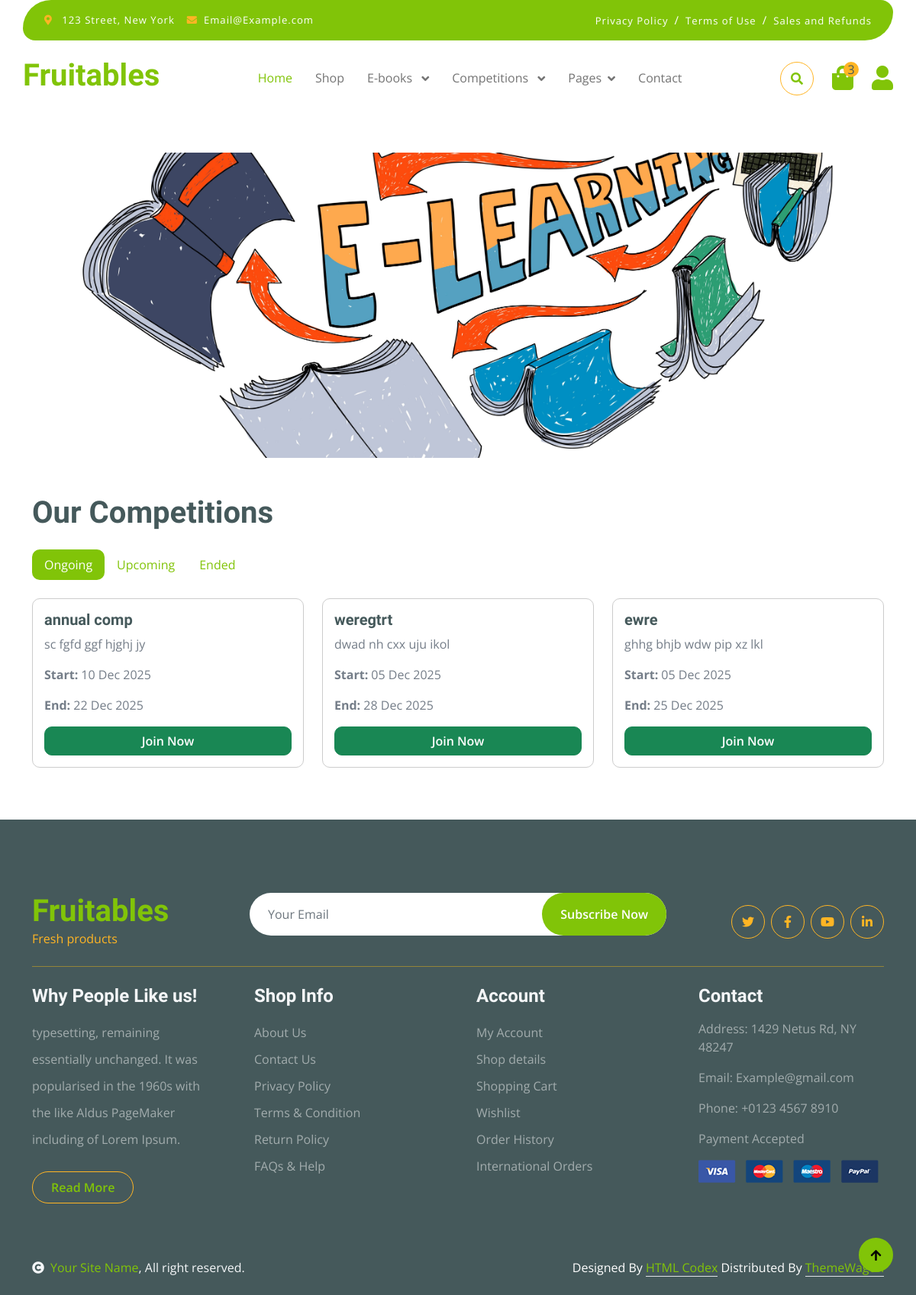
Screenshot of /fruitables/competitions.php with the database file from the repository.
### tables this page shows
CREATE TABLE `categories` (
  `id` int(11) NOT NULL,
  `category_name` varchar(120) NOT NULL
);

CREATE TABLE `competitions` (
  `id` int(11) NOT NULL,
  `title` varchar(255) DEFAULT NULL,
  `type` varchar(100) NOT NULL,
  `start_datetime` datetime DEFAULT NULL,
  `end_datetime` datetime DEFAULT NULL,
  `description` text DEFAULT NULL,
  `image` varchar(255) DEFAULT NULL,
  `first_prize` varchar(255) DEFAULT NULL,
  `second_prize` varchar(100) DEFAULT NULL,
  `third_prize` varchar(100) DEFAULT NULL,
  `created_at` timestamp NOT NULL DEFAULT current_timestamp(),
  `max_participants` int(11) DEFAULT 100,
  `timer_duration` int(11) DEFAULT 0 COMMENT 'For essay: 3 hours in minutes (180)',
  `winner_user_id` int(11) DEFAULT NULL,
  `winner_announced_date` date DEFAULT NULL
);

### fruitables/competitions.php (the view, shortened to what this page needs)
<?php
include('includes/nav.php');
$ongoing = mysqli_query($con, "SELECT * FROM competitions WHERE start_datetime <= NOW() AND end_datetime >= NOW() ORDER BY start_datetime DESC");
?>
<div class="container mt-0 comp">
<div class="competition-banner" style="
    width: 100%;
    height: 50vh;
    background: url('img/comp-banner.jpg') center/cover no-repeat;
    display: flex;
    justify-content: center;
    align-items: center;
"></div>
    <h1 class="mb-4 mt-5">Our Competitions</h1>
    <ul class="nav nav-pills mb-4" id="competitionTabs" role="tablist">
        <li class="nav-item">
            <button class="nav-link active" id="ongoing-tab" data-bs-toggle="pill" data-bs-target="#ongoing" type="button">Ongoing</button>
        </li>
        <li class="nav-item">
            <button class="nav-link" id="upcoming-tab" data-bs-toggle="pill" data-bs-target="#upcoming" type="button">Upcoming</button>
        </li>
        <li class="nav-item">
            <button class="nav-link" id="ended-tab" data-bs-toggle="pill" data-bs-target="#ended" type="button">Ended</button>
        </li>
    </ul>
    <div class="tab-content">
        <div class="tab-pane fade show active" id="ongoing">
            <div class="row">
            <?php if(mysqli_num_rows($ongoing) > 0) {
                while($comp = mysqli_fetch_assoc($ongoing)) { ?>
                    <div class="col-md-6 col-lg-4">
                        <div class="competition-card">
                            <div class="card-body">
                                <h5><?= $comp['title'] ?></h5>
                                <p><?= $comp['description'] ?></p>
                                <p><strong>Start:</strong> <?= date("d M Y", strtotime($comp['start_datetime'])) ?></p>
                                <p><strong>End:</strong> <?= date("d M Y", strtotime($comp['end_datetime'])) ?></p>
                                <a href="competition_details.php?id=<?= $comp['id'] ?>" class="btn btn-success w-100">Join Now</a>
                            </div>
                        </div>
                    </div>
            <?php } } else { echo "<p class='text-muted'>No ongoing competitions.</p>"; } ?>
            </div>
        </div>
    </div>
</div>
<?php
include('includes/footer.php');
?>

### fruitables/includes/nav.php (shortened to what this page needs)
<?php
include('connection.php');
?>
<!DOCTYPE html>
<html lang="en">
<head>
    <link rel="stylesheet" href="https://use.fontawesome.com/releases/v5.15.4/css/all.css" />
    <link href="https://cdn.jsdelivr.net/npm/bootstrap-icons@1.4.1/font/bootstrap-icons.css" rel="stylesheet">
    <link href="lib/lightbox/css/lightbox.min.css" rel="stylesheet">
    <link href="lib/owlcarousel/assets/owl.carousel.min.css" rel="stylesheet">
    <link href="css/bootstrap.min.css" rel="stylesheet">
    <link href="css/style.css" rel="stylesheet">
</head>
<body>
    <div class="container-fluid fixed-top">
        <div class="container topbar bg-primary d-none d-lg-block">
            <div class="d-flex justify-content-between">
                <div class="top-info ps-2">
                    <small class="me-3"><i class="fas fa-map-marker-alt me-2 text-secondary"></i> <a href="#"
                            class="text-white">123 Street, New York</a></small>
                    <small class="me-3"><i class="fas fa-envelope me-2 text-secondary"></i><a href="#"
                            class="text-white">Email@Example.com</a></small>
                </div>
                <div class="top-link pe-2">
                    <a href="#" class="text-white"><small class="text-white mx-2">Privacy Policy</small>/</a>
                    <a href="#" class="text-white"><small class="text-white mx-2">Terms of Use</small>/</a>
                    <a href="#" class="text-white"><small class="text-white ms-2">Sales and Refunds</small></a>
                </div>
            </div>
        </div>
        <div class="container px-0">
            <nav class="navbar navbar-light bg-white navbar-expand-xl">
                <a href="index.php" class="navbar-brand">
                    <h1 class="text-primary display-6">Fruitables</h1>
                </a>
                <div class="collapse navbar-collapse bg-white" id="navbarCollapse">
                    <div class="navbar-nav mx-auto">
                        <a href="index.php" class="nav-item nav-link active">Home</a>
                        <a href="shop.php" class="nav-item nav-link">Shop</a>
                        <?php
                        $cat_sql = "SELECT * FROM categories ORDER BY category_name desc";
                        $cat_run = mysqli_query($con, $cat_sql);
                        while($cat = mysqli_fetch_assoc($cat_run)){
                        ?>
                        <div class="nav-item dropdown">
                            <a href="#" class="nav-link dropdown-toggle" data-bs-toggle="dropdown">
                                <?php echo $cat['category_name']; ?>
                            </a>
                        </div>
                        <?php } ?>
                        <div class="nav-item dropdown">
                            <a href="#" class="nav-link dropdown-toggle" data-bs-toggle="dropdown">Pages</a>
                        </div>
                        <a href="contact.php" class="nav-item nav-link">Contact</a>
                    </div>
                    <div class="d-flex m-3 me-0">
                        <button
                            class="btn-search btn border border-secondary btn-md-square rounded-circle bg-white me-4"
                            data-bs-toggle="modal" data-bs-target="#searchModal"><i
                                class="fas fa-search text-primary"></i></button>
                        <a href="#" class="position-relative me-4 my-auto">
                            <i class="fa fa-shopping-bag fa-2x"></i>
                            <span
                                class="position-absolute bg-secondary rounded-circle d-flex align-items-center justify-content-center text-dark px-1"
                                style="top: -5px; left: 15px; height: 20px; min-width: 20px;">3</span>
                        </a>
                        <a href="#" class="my-auto">
                            <i class="fas fa-user fa-2x"></i>
                        </a>
                    </div>
                </div>
            </nav>
        </div>
    </div>

### fruitables/includes/footer.php (shortened to what this page needs)
<div class="container-fluid bg-dark text-white-50 footer pt-5 mt-5">
    <div class="container py-5">
        <div class="pb-4 mb-4" style="border-bottom: 1px solid rgba(226, 175, 24, 0.5) ;">
            <div class="row g-4">
                <div class="col-lg-3">
                    <a href="#">
                        <h1 class="text-primary mb-0">Fruitables</h1>
                        <p class="text-secondary mb-0">Fresh products</p>
                    </a>
                </div>
                <div class="col-lg-6">
                    <div class="position-relative mx-auto">
                        <input class="form-control border-0 w-100 py-3 px-4 rounded-pill" type="number"
                            placeholder="Your Email">
                        <button type="submit"
                            class="btn btn-primary border-0 border-secondary py-3 px-4 position-absolute rounded-pill text-white"
                            style="top: 0; right: 0;">Subscribe Now</button>
                    </div>
                </div>
                <div class="col-lg-3">
                    <div class="d-flex justify-content-end pt-3">
                        <a class="btn  btn-outline-secondary me-2 btn-md-square rounded-circle" href=""><i
                                class="fab fa-twitter"></i></a>
                        <a class="btn btn-outline-secondary me-2 btn-md-square rounded-circle" href=""><i
                                class="fab fa-facebook-f"></i></a>
                        <a class="btn btn-outline-secondary me-2 btn-md-square rounded-circle" href=""><i
                                class="fab fa-youtube"></i></a>
                        <a class="btn btn-outline-secondary btn-md-square rounded-circle" href=""><i
                                class="fab fa-linkedin-in"></i></a>
                    </div>
                </div>
            </div>
        </div>
        <div class="row g-5">
            <div class="col-lg-3 col-md-6">
                <div class="footer-item">
                    <h4 class="text-light mb-3">Why People Like us!</h4>
                    <p class="mb-4">typesetting, remaining essentially unchanged. It was
                        popularised in the 1960s with the like Aldus PageMaker including of Lorem Ipsum.</p>
                    <a href="" class="btn border-secondary py-2 px-4 rounded-pill text-primary">Read More</a>
                </div>
            </div>
            <div class="col-lg-3 col-md-6">
                <div class="d-flex flex-column text-start footer-item">
                    <h4 class="text-light mb-3">Shop Info</h4>
                    <a class="btn-link" href="">About Us</a>
                    <a class="btn-link" href="">Contact Us</a>
                    <a class="btn-link" href="">Privacy Policy</a>
                    <a class="btn-link" href="">Terms & Condition</a>
                    <a class="btn-link" href="">Return Policy</a>
                    <a class="btn-link" href="">FAQs & Help</a>
                </div>
            </div>
            <div class="col-lg-3 col-md-6">
                <div class="d-flex flex-column text-start footer-item">
                    <h4 class="text-light mb-3">Account</h4>
                    <a class="btn-link" href="">My Account</a>
                    <a class="btn-link" href="">Shop details</a>
                    <a class="btn-link" href="">Shopping Cart</a>
                    <a class="btn-link" href="">Wishlist</a>
                    <a class="btn-link" href="">Order History</a>
                    <a class="btn-link" href="">International Orders</a>
                </div>
            </div>
            <div class="col-lg-3 col-md-6">
                <div class="footer-item">
                    <h4 class="text-light mb-3">Contact</h4>
                    <p>Address: 1429 Netus Rd, NY 48247</p>
                    <p>Email: Example@gmail.com</p>
                    <p>Phone: +0123 4567 8910</p>
                    <p>Payment Accepted</p>
                    <img src="img/payment.png" class="img-fluid" alt="">
                </div>
            </div>
        </div>
    </div>
</div>
<div class="container-fluid copyright bg-dark py-4">
    <div class="container">
        <div class="row">
            <div class="col-md-6 text-center text-md-start mb-3 mb-md-0">
                <span class="text-light"><a href="#"><i class="fas fa-copyright text-light me-2"></i>Your Site
                        Name</a>, All right reserved.</span>
            </div>
            <div class="col-md-6 my-auto text-center text-md-end text-white">
                Designed By <a class="border-bottom" href="https://htmlcodex.com">HTML Codex</a> Distributed By <a
                    class="border-bottom" href="https://themewagon.com">ThemeWagon</a>
            </div>
        </div>
    </div>
</div>
<a href="#" class="btn btn-primary border-3 border-primary rounded-circle back-to-top"><i
        class="fa fa-arrow-up"></i></a>
</body>
</html>

### fruitables/css/style.css (style rules this page uses)
.back-to-top { position: fixed; right: 30px; bottom: 30px; display: flex; width: 45px; height: 45px; align-items: center; justify-content: center; transition: 0.5s; z-index: 99; }
.btn { font-weight: 600; transition: .5s; }
.btn-md-square { width: 44px; height: 44px; }
.btn-square, .btn-sm-square, .btn-md-square, .btn-lg-square { padding: 0; display: flex; align-items: center; justify-content: center; font-weight: normal; }
.btn.border-secondary { transition: 0.5s; }
.fixed-top { transition: 0.5s; background: var(--bs-white); border: 0; }
.topbar { padding: 20px; border-radius: 230px 100px; }
.topbar .top-info { font-size: 15px; line-height: 0; letter-spacing: 1px; display: flex; align-items: center; }
.topbar .top-link { font-size: 15px; line-height: 0; letter-spacing: 1px; display: flex; align-items: center; }
.topbar .top-link a { letter-spacing: 1px; }
.navbar .navbar-nav .nav-link { padding: 10px 15px; font-size: 16px; transition: .5s; }
.navbar { height: 100px; border-bottom: 1px solid rgba(255, 255, 255, .1); z-index: 666; }
.navbar .navbar-nav .nav-link:hover, .navbar .navbar-nav .nav-link.active, .fixed-top.bg-white .navbar .navbar-nav .nav-link:hover, .fixed-top.bg-white .navbar .navbar-nav .nav-link.active { color: var(--bs-primary); }
.navbar .dropdown-toggle::after { border: none; content: "\f107"; font-family: "Font Awesome 5 Free"; font-weight: 700; vertical-align: middle; margin-left: 8px; }
.footer .footer-item .btn-link { line-height: 35px; color: rgba(255, 255, 255, .5); transition: 0.5s; }
.footer .footer-item p.mb-4 { line-height: 35px; }
.comp { padding-top: 200px; }
.competition-card { border: 1px solid #ccc; border-radius: 10px; overflow: hidden; margin-bottom: 20px; }
.competition-card .card-body { padding: 15px; }

### rows the page displays
categories: category_name "E-books"
categories: category_name "Competitions"
competitions: title "annual comp", description "sc fgfd ggf hjghj jy", start_datetime "10 Dec 2025", end_datetime "22 Dec 2025"
competitions: title "weregtrt", description "dwad nh cxx uju ikol", start_datetime "05 Dec 2025", end_datetime "28 Dec 2025"
competitions: title "ewre", description "ghhg bhjb wdw pip xz lkl", start_datetime "05 Dec 2025", end_datetime "25 Dec 2025"
